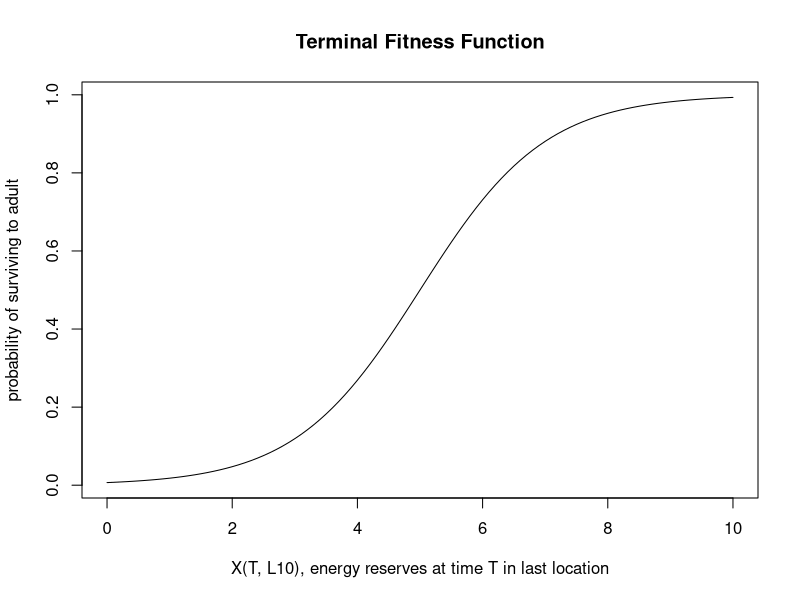
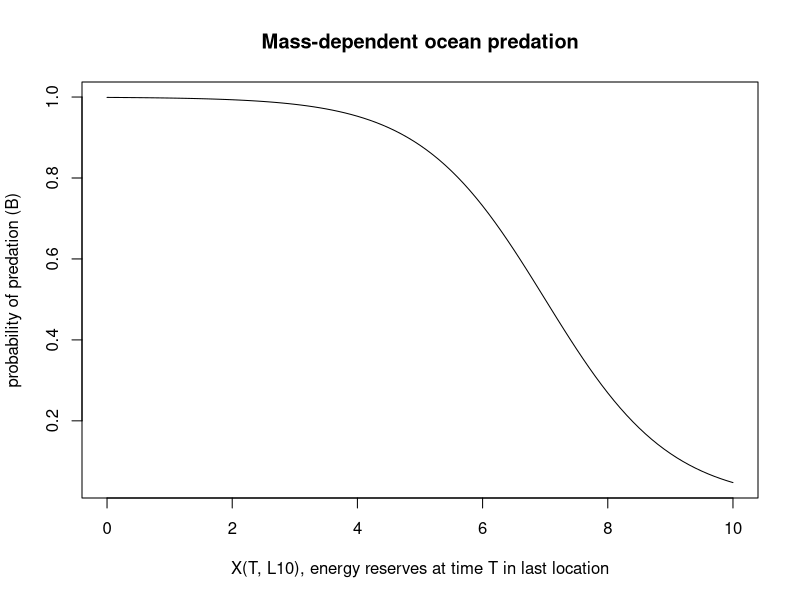
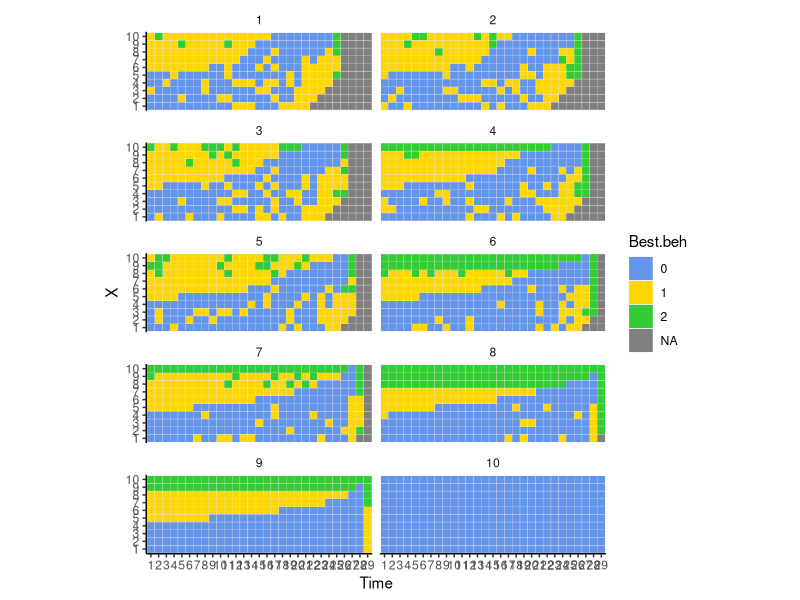
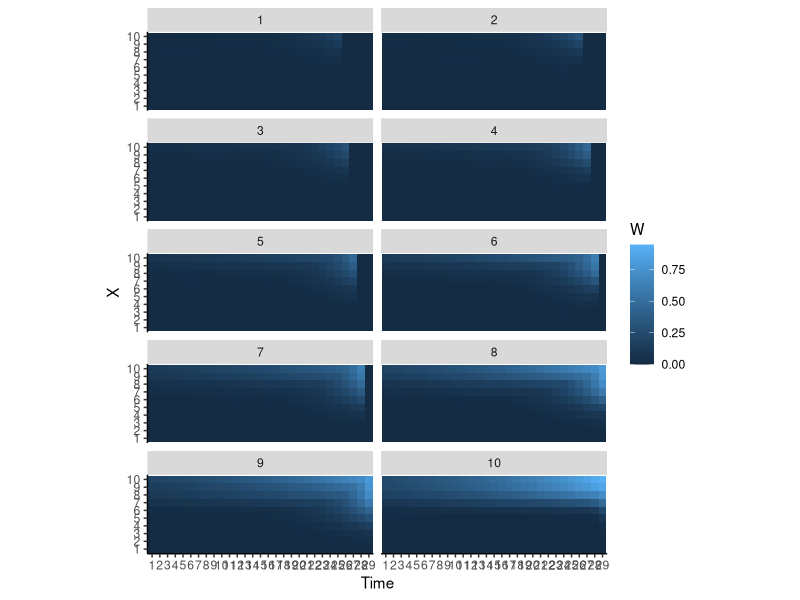
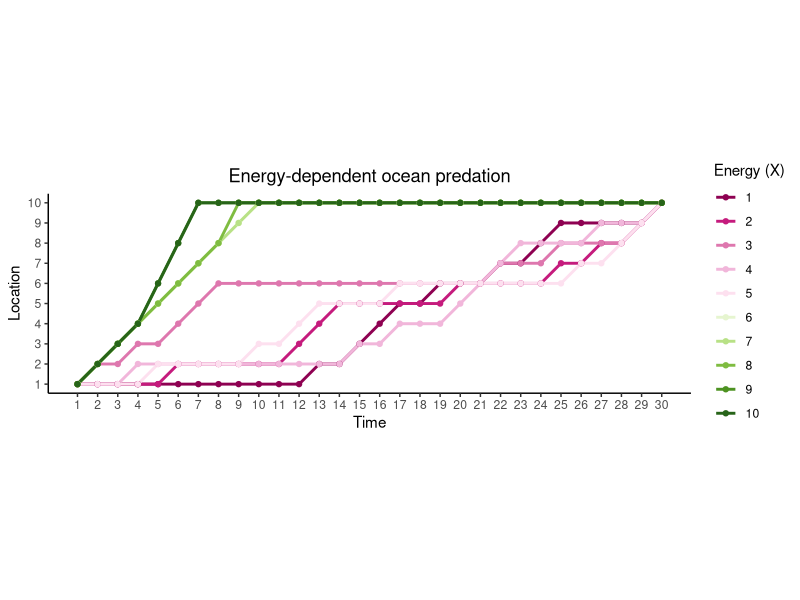

R code for these plots, in order:

#### SABAL FINAL PROJECT ####

### How do migrating salmon change speed (via antipredator behavior) in response to predation risk?


# load libraries
library(abind); library(ggplot2); library(plyr); library(reshape2)

#### Make empty objects to store eventual outputs from dynamic programming equations

# F.all <- an array that stores the final (including terminal) fitness (probability of surviving to a
#          returning adult) for each state (columns), time (rows), for each location (matricies)

F.all <- array(NA, dim=c(30,10,10))  #(rows: time, cols: state, matricies: location)


# Best.beh <- an array with the same structure as F.all. This is the decision matrix. Stored values
#             will be the best decision chosen (move 0, 1, 2 locations).

Best.beh <- array(NA, dim=c(30,10,10))  #(rows: time, cols: state, matricies: location)


# F.vec <- an array to hold the total fitness at time t+1 (2nd column, value used in calculations), and
#         at time t (1st column, resulting value from current calculation, which will be used in the NEXT
#         iteration).

F.vec <- array(NA, dim=c(10,2,10))  #(rows: state, cols: F(x,t), F(x, t+1), matricies: location)


#### Parameters 
m <- 5
n <- -7
B <- c(0.2, 0.4, 0.2)
e <- c(1, 1, 1)
e10 <- 2
c <- c(1, 1, 2)
X <- seq(1, 10, 1)
Xmax <- 10
L <- seq(1, 10, 1)
Lmax <- 10
b <- c(0, 1, 2)  # behavior: move 0, 1, 2 locations
Horizon <- 30  



#### Terminal fitness function - how do energy reserves at time T and location 10 relate to probability of
#    surving to a returning adult? More final energy reserves, more likely to survive to adult.
#    Terminal fitness can only range between 0 and 1.

#ONLY applicable if location is 10 at time T!!!! Otherwise, fitness is 0!
T.FITNESS <- function(X, m){  1/(1+exp(-X+m)) }
curve(T.FITNESS(X, m=5), xlim=c(0, 10), ylab="probability of surviving to adult",
      xlab="X(T, L10), energy reserves at time T in last location", main="Terminal Fitness Function",
      xname = "X")


### Fill in last column (T) for of F.vec based on Terminal fitness function
F.vec[,2,10] <- T.FITNESS(X = seq(1,10,1), m=5)  #if salmon make it to location 10, then their fitness depends on their energy reserves.

F.vec[,2,1:9] <- 0    #if salmon end in any location besides the last (10), then their fitness is 0!


## Mass-dependent predation for X at L=10
MASS.PRED.OCEAN <- function(X, n){  1/(1+exp(X+n)) }
curve(MASS.PRED.OCEAN(X, n = -7), xlim=c(0, 10), ylab="probability of predation (B)",
      xlab="X(T, L10), energy reserves at time T in last location", main="Mass-dependent ocean predation",
      xname = "X")


#### Fitness function - function to calculate fitness at any state, location, and behavior.

FITNESS <- function(B, X, Xmax, L, Lmax, e, e10, c, b, F.vec){
  Xnew <- ifelse(L < 10, X + e - c, X + e10 - c) # calculate new state: energy reserves. If in L 10 than salmon gains MORE energy.
  Xnew <- min(Xnew, Xmax)
  Lnew <- L + b      # calculate new state: location
  Lnew <- min(Lnew, Lmax)
  
  W <- ifelse(L==10, (1-MASS.PRED.OCEAN(X,n))*F.vec[Xnew, 2, Lnew], 
              ifelse(Xnew > 0, (1-B)*F.vec[Xnew, 2, Lnew], 0))
   # calculate fitness: prob of survive predation times future fitness of RESULTING state and location.
   # if X is less than 1, than fitness is 0 no matter what.
   # at the last Location (10), there is mass-dependent predation!
  return(W)
}

# check fitness function works.
# FITNESS(B[1], X=7, Xmax, L=10, Lmax, e[1], e10, c[1], b[1], F.vec)


#### Function to get maximum fitness and best behavioral choice for any state and location. Save in Temporary array (Temp.out) to bring to next function/loop.
OVER.BEH <- function(B, X, Xmax, L, Lmax, e, e10, c, b, F.vec){
  W.behs <- matrix(NA, 3, 1)  #matrix to save fitnesses (W) from each (3) behavioral choice.
  
  for(i in 1:length(b)){ W.behs[i,] <- FITNESS(B[i], X, Xmax, L, Lmax, e[i], e10, c[i], b[i], F.vec) }   #where does x come from?
  
  W.best <- max(W.behs)  # store highest fitness in F.vec for next iteration.
  Temp <- data.frame(W = W.behs, beh = seq(0,2,1))  #make temp dataframe with each fitness (W) for each behavior.
  Beh.best <- ifelse(W.best > 0, Temp[Temp$W == max(Temp$W),2], NA)  #get single value of best behavior choice (0,1,2). If W.best is 0 for all behavioral types, than no beh is best, return NA.
  F.vec[X,1,L] <- W.best  # save best fitness in the appropriate F.vec column 1 for that specific state X and L.
  
  Temp.out <- array(NA, dim=c(11,2,10)) #(rows: state, cols: F(x,t), F(x, t+1), matricies: location). Same size as F.vec, but add 1 row to save best W and beh.
  Temp.out[11,,] <- c(W.best, Beh.best)
  Temp.out[1:10,,] <- F.vec  # Temp.out needs ALL the info that will be used in the next function/loop. 
  # F.vec AND the best W and best beh. Will split up later to use in different ways in the next function OVER.STATES.
  return(Temp.out)
}


# #Check if for loop inside OVER.BEH works...Yes!
#   W.behs <- matrix(NA, 3, 1)   #vector to save fitnesses (W) from each (3) behavioral choice.
#   for(i in 1:3){ W.behs[i,] <- FITNESS(B[i], X=8, Xmax=10, L=8, Lmax=10, e[i], c[i], b[i], F.vec) }

# # see if OVER.BEH works for a specific X and L state for T-1. Yes! And F.vec column 1 is updated with new value for next iteration!!!
# OVER.BEH(B, X=8, Xmax=10, L=10, Lmax=10, e, e10, c, b, F.vec) # see output of OVER.BEH function.
# OVER.BEH(B, X=2, Xmax=10, L=10, Lmax=10, e, c, b, F.vec) # see output of OVER.BEH function.
# OVER.BEH(B, X=1, Xmax=10, L=1, Lmax=10, e, c, b, F.vec) # Common to have problems when X=1...use this to check.



#### Function to iterate over both states X and L. Output is an array where first two columns is updated F.vec, third col is best W, fourth col is best Beh.

OVER.STATES <- function(B, X, Xmax, L, Lmax, e, e10, c, b, F.vec){
  Store <- array(NA, dim=c(10,2,10))  # array to store all W.best (column 1) and Beh.best (column 2) values from OVER.BEH for each state X (rows) and L (matricies).
  
  for(X in 1:Xmax){  # iterate over states X
    for(L in 1:Lmax){ # iterate over states L
      Temp.out <- OVER.BEH(B, X, Xmax, L, Lmax, e, e10, c, b, F.vec) # returns Temp.out from OVER.BEH, which as the updated F.vec AND W.best and Beh.best in the last row.
      
      n <- nrow(Temp.out) - 1  # get number of states by subtracting the last row to store W.best and Beh.best (this should be 10)
      F.vec <- Temp.out[1:n,,] # get F.vec back solo by subsetting Temp.out wihout the stored last row with W.best and Beh.best.
      
      best.W.beh <- c(Temp.out[n+1,1,1], Temp.out[n+1,2,1]) # get only stored values W.best and Beh.best (last row of Temp.out)
      Store[X,,L] <- best.W.beh # put best W and best beh in Store.
    }}
  
  # combine Store values with F.vec in Temp.out2 as the vessel leaving this function to bring important info to next for loop!
  Temp.out2 <- abind(F.vec, Store, along = 2) # add store columns to F.vec. This should be an array with 4 columns: F(X,t), F(X,t+1), W.best, Beh.best.
  return(Temp.out2)
}


# check to see if OVER.STATES works and returns Temp.out2! Yes!!!!
#  OVER.STATES(B, X, Xmax, L, Lmax, e, c, b, F.vec)


#### MAIN PROGRAM: iterate all of the above functions over time starting with T and moving backwards until t = 0.

### Output objects to save data from program
F.vec  # (rows: state, cols: F(x,t), F(x, t+1), matricies: location)
F.all  # (rows: time, cols: state, matricies: location)
Best.beh # (rows: time, cols: state, matricies: location)


# Start iterations over time
Time <- Horizon # time starts with 30 time steps.

# Use a while loop startig at Time = 30, decrement with each loop, until time is 1 and then exit the loop.
while(Time > 1) {
  Time <- Time - 1 # calculate fitness and behavioral choices for the previous time step.
  
  Temp.out2 <- OVER.STATES(B, X, Xmax, L, Lmax, e, e10, c, b, F.vec) # get all fitness values for this time step for each state X and L!
  TempF.vec <- Temp.out2[,1:2,] # get F.vec out of Temp.out2 from OVER.STATES. Only first 2 columns of the array.
  
  for (J in 1:Xmax){    # for each state X and L, update F.vec with the new F.vec (TempF.vec) from the OVER.STATES function (column 1),
    for(K in 1:Lmax){   # and put those values back into F.vec in the second column to be ready for the next time iteration.
      F.vec[J,2,K] <- TempF.vec[J,1,K] }}
  
  Best.beh[Time,,] <- Temp.out2[,4,]  # save best behavior in Best.beh (decision matrix!)
  F.all[Time,,] <- Temp.out2[,3,]     # save best fitness in F.all
}

# check F.all and Best.beh to see if they make sense...they do!!! Woohoo!
F.all
Best.beh


#### OUTPUT
## Collapse arrays and combine into one dataframe for plotting in ggplot.
df.beh <- adply(Best.beh, c(1,2,3))                  # collapse array to dataframe
colnames(df.beh) <- c("Time", "X", "L", "Best.beh")  # add labels to columns

df.W <- adply(F.all, c(1,2,3))
colnames(df.W) <- c("Time", "X", "L", "W")

df.all <- join(df.beh, df.W)   # join data for best behavior and fitness together in one dataframe.
df.all$Best.beh <- as.factor(df.all$Best.beh)

df.all <- df.all[df.all$Time != 30,]  # drop Time = 30 because that is the end, and therefore have no behavioral choices.

#### PLOTS

# http://www.roymfrancis.com/a-guide-to-elegant-tiled-heatmaps-in-r/

# decision matrix plots for best behaviors at each location
ggplot(data=df.all, aes(x=Time, y=X, fill=Best.beh)) + geom_tile(color="gray90") + facet_wrap(~ L, ncol = 2) +
  scale_fill_manual(values = c("cornflowerblue", "gold", "limegreen")) + coord_equal() +
  theme(axis.line = element_line(colour = "black"), panel.border = element_blank(), panel.background = element_blank()) +
  theme(strip.background = element_blank())


# decision matrix plots for fitness at each location
ggplot(data=df.all, aes(x=Time, y=X, fill=W)) + geom_tile() + facet_wrap(~ L, ncol = 2) + coord_equal() +
  theme(axis.line = element_line(colour = "black"), panel.border = element_blank(), panel.background = element_blank())





#### FORWARD SIMULATIONS ####

output <- matrix(NA, Horizon, 10)  # rows: time, columns: state (X). Output to track best behaviors over time for each state.
output[1,] <- 1 # salmon start in location 1

# for loop tracking new locations for individuals starting at L = 1, and all states of X over time.

for(X in 1:Xmax){               # iterate over state
  for(t in 1:(Horizon-1)){      # iterate over time
    L <- output[t,X]            # current location is the value in the current row of time (t)
    Lnew <- L + Best.beh[t,X,L] # location in next time step is the current location plus how much they move (Best.beh)
    Lnew <- min(Lnew, Lmax)     # location cannot be greater than Lmax 
    output[t+1,X] <- Lnew       # store new location in the next row (t+1)
  }
}



#### Plot forward simulations!

data.tracks <- melt(output)
colnames(data.tracks)<- c("Time", "X", "Location")

indiv.mass <- ggplot(data=data.tracks, aes(x=Time, y=Location, color=as.factor(X))) + geom_line(size=1) + geom_point() +
  theme(axis.line = element_line(colour = "black"), panel.border = element_blank(), panel.background = element_blank()) +
  theme(legend.key=element_blank(), legend.background=element_blank()) + coord_equal() +
  scale_x_continuous(breaks = seq(1,Horizon,1)) +
  scale_y_continuous(breaks = seq(1,Lmax,1)) +
  scale_color_brewer(name= "Energy (X)", palette = "PiYG") +
  ggtitle("Energy-dependent ocean predation") + theme(plot.title = element_text(hjust = 0.5))
indiv.mass



## ANOTHER THING THAT COULD BE STOCHASTIC IS WHEN PEAK OCEAN ENTRY IS!!!!!! THAT WOULD BE MOST REALISTIC!